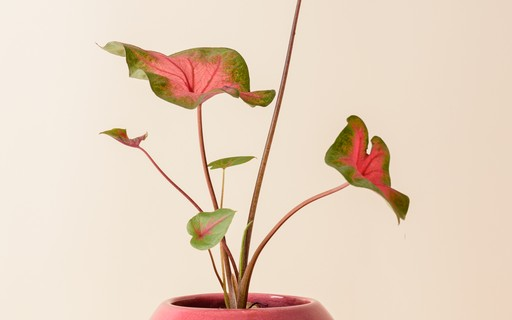
#> input picture cannypoints.jpg, 512 x 320 px, found by its file name
$ python cannypoints.py
#> lines starting #> are read from the running program, lines starting #| are printed output that depends on the picture; after the words box and inside, x2 and y2 are one past the last pixel; in counts of white or black regions, pixels touching at a corner belong together
import cv2
import numpy as np
from random import *
from copy import copy

step = 5
jitter = 3
raio = 2
kernel = np.ones([3,3],dtype=np.uint8)

img = cv2.imread("C:/Users/Alisson Moreira/Desktop/alisson002.github.io/cannypoints.jpg")
#> img is the input picture: shape (320, 512, 3); mean B, G, R 193, 211.3, 231.2
image = cv2.cvtColor(img,cv2.COLOR_BGR2GRAY)
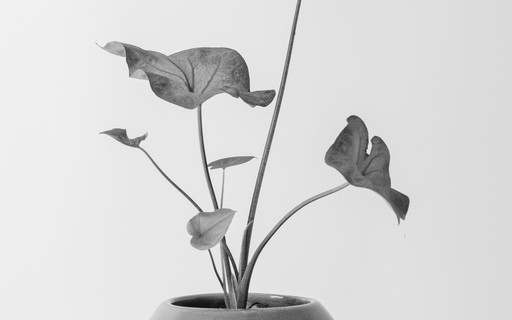
#> image: shape (320, 512); min 10, max 247, mean 215.2

height, width, depth = img.shape
#> height = 320; width = 512; depth = 3
xrange, yrange = np.arange(0, int(height / step)), np.arange(0, int(width / step))
#> xrange = 64 values from 0 to 63; yrange = 102 values from 0 to 101

for i in range(len(xrange)):
    xrange[i] = int(xrange[i] * step + step / 2)
#> after the loop, xrange = 64 values from 2 to 317
for j in range(len(yrange)):
    yrange[j] = int(yrange[j] * step + step / 2)
#> after the loop, yrange = 102 values from 2 to 507

points = copy(img)
points = cv2.blur(points,(5,5))
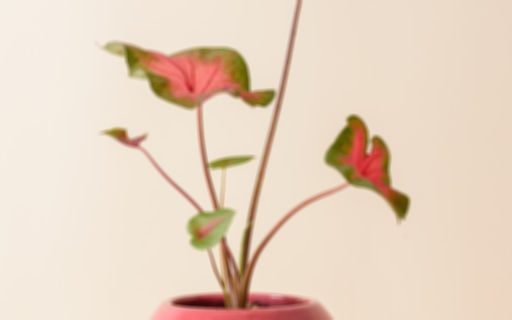
#> points: shape (320, 512, 3); mean B, G, R 193, 211.3, 231.2
points = cv2.blur(points,(5,5))
points = cv2.blur(points,(5,5))

vector = np.arange(10,200,10)
shuffle(vector)

for i in vector:
    np.random.shuffle(xrange)

    canny = cv2.Canny(image,i,3*i)
    canny = cv2.dilate(canny,kernel,iterations=1)

    for j in xrange:
        np.random.shuffle(yrange)
        for k in yrange:
            if canny[j,k] == 255:
                x = j + randrange(-jitter, jitter)
                y = k + randrange(-jitter, jitter)
                pixel = img[j, k].tolist()
                bola = int(raio + (i)/190*randrange(2,5))
                cv2.circle(points, (y, x), bola, pixel, -1, cv2.LINE_AA)
#> this loop made 19 passes
#> pass 1, `canny = cv2.Canny(image,i,3*i)`:
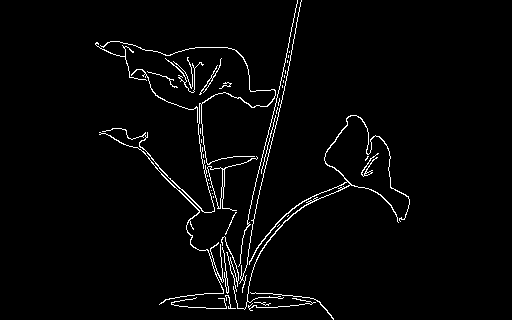
#> canny: shape (320, 512); 2.6% white in thin lines or dots, all inside (x1, y1, x2, y2) = (95, 0, 410, 320)
#> pass 1, `canny = cv2.dilate(canny,kernel,iterations=1)`:
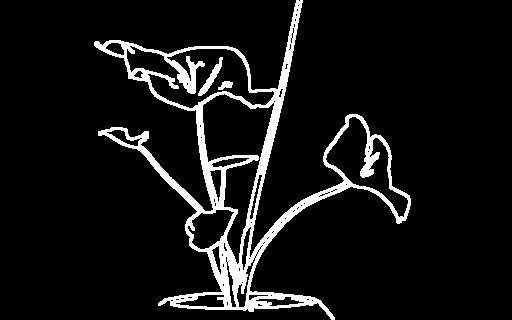
#> canny: shape (320, 512); 8% white; 3 white regions, box (x1, y1, x2, y2) and area: (94, 0, 411, 320) 12777, (198, 57, 223, 96) 251, (218, 81, 233, 90) 85
#> pass 2, `canny = cv2.Canny(image,i,3*i)`:
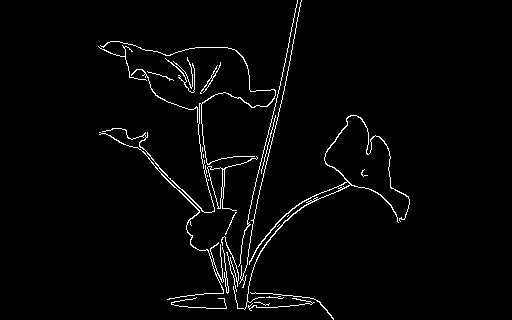
#> canny: shape (320, 512); 2.4% white in thin lines or dots, all inside (x1, y1, x2, y2) = (98, 0, 410, 320)
#> pass 2, `canny = cv2.dilate(canny,kernel,iterations=1)`:
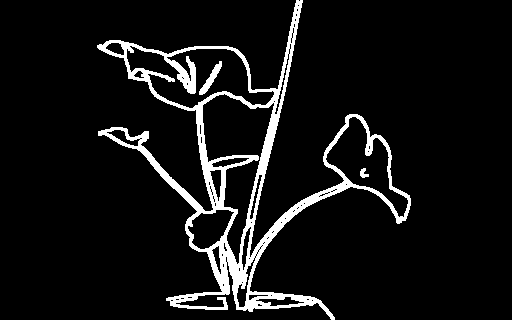
#> canny: shape (320, 512); 7.6% white; 3 white regions, box (x1, y1, x2, y2) and area: (97, 0, 411, 320) 12109, (199, 61, 222, 95) 231, (360, 168, 369, 178) 55
#> after the loop:
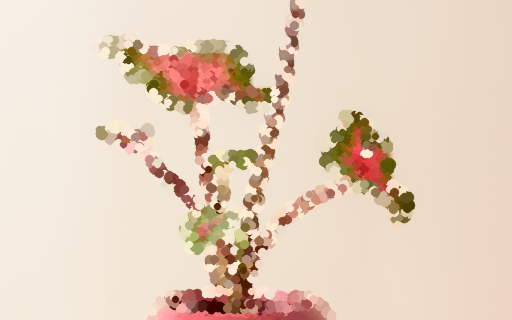
#> points: shape (320, 512, 3); mean B, G, R 190, 208.8, 229.4

cv2.imshow("original", img)
cv2.imshow("pontilhada", points)
cv2.imwrite("C:/Users/Alisson Moreira/Desktop/alisson002.github.io/cannypointspontilhada.jpg", points)
cv2.waitKey(0)
cv2.destroyAllWindows()
